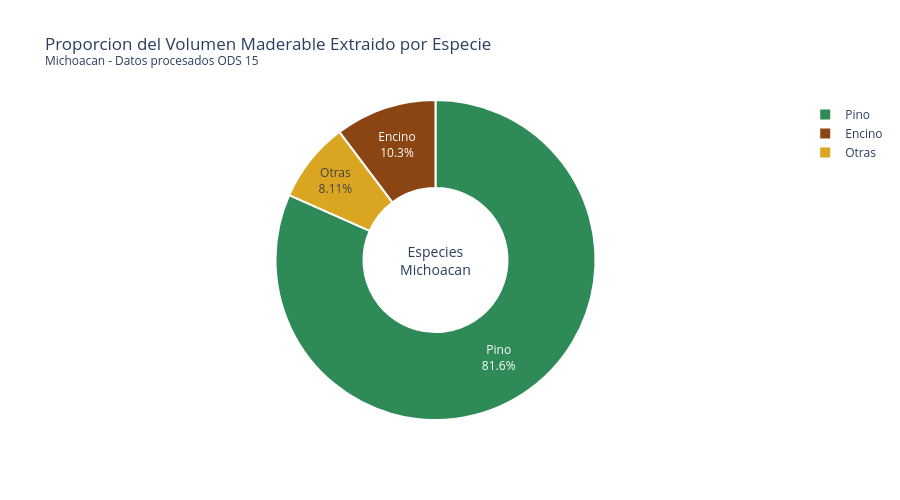

Notebook source saved alongside this figure:
### Markdown cell above
---
## 1. Composicion del Aprovechamiento Maderable en Michoacan

El grafico de dona muestra la distribucion del volumen extraido por tipo de especie. La dominancia del Pino es significativa ya que es la misma especie que ocupa los rangos altitudinales donde el aguacate se expande, lo cual evidencia un conflicto directo de uso de suelo.

### Code cell
# Grafico 1: Dona - Composicion maderable en Michoacan
especies = ['Pino', 'Encino', 'Otras']
valores_mich = mich_bio[especies].iloc[0].values

fig1 = px.pie(
    names=especies,
    values=valores_mich,
    title='Proporcion del Volumen Maderable Extraido por Especie<br><sup>Michoacan - Datos procesados ODS 15</sup>',
    color_discrete_sequence=[COLOR_PINO, COLOR_ENCINO, COLOR_OTRAS],
    hole=0.45
)

fig1.update_traces(
    textposition='inside',
    textinfo='percent+label',
    marker=dict(line=dict(color='#FFFFFF', width=2))
)

fig1.update_layout(
    template=template_style,
    height=500,
    annotations=[dict(
        text='Especies<br>Michoacan',
        x=0.5, y=0.5,
        font_size=14,
        showarrow=False
    )]
)

fig1.show()

### Figure 1 — Plotly figure (JSON) as saved in the notebook; plotly's stock layout.template omitted (floating-point values rounded to 4 significant figures)
{"data": [{"domain": {"x": [0, 1], "y": [0, 1]}, "hole": 0.45, "hovertemplate": "label=%{label}<br>value=%{value}<extra></extra>", "labels": ["Pino", "Encino", "Otras"], "legendgroup": "", "marker": {"line": {"color": "#FFFFFF", "width": 2}}, "name": "", "showlegend": true, "textinfo": "percent+label", "textposition": "inside", "type": "pie", "values": [268100.0, 33670.0, 26620.0]}], "layout": {"annotations": [{"font": {"size": 14}, "showarrow": false, "text": "Especies<br>Michoacan", "x": 0.5, "y": 0.5}], "height": 500, "legend": {"tracegroupgap": 0}, "piecolorway": ["#2E8B57", "#8B4513", "#DAA520"], "title": {"text": "Proporcion del Volumen Maderable Extraido por Especie<br><sup>Michoacan - Datos procesados ODS 15</sup>"}}}
